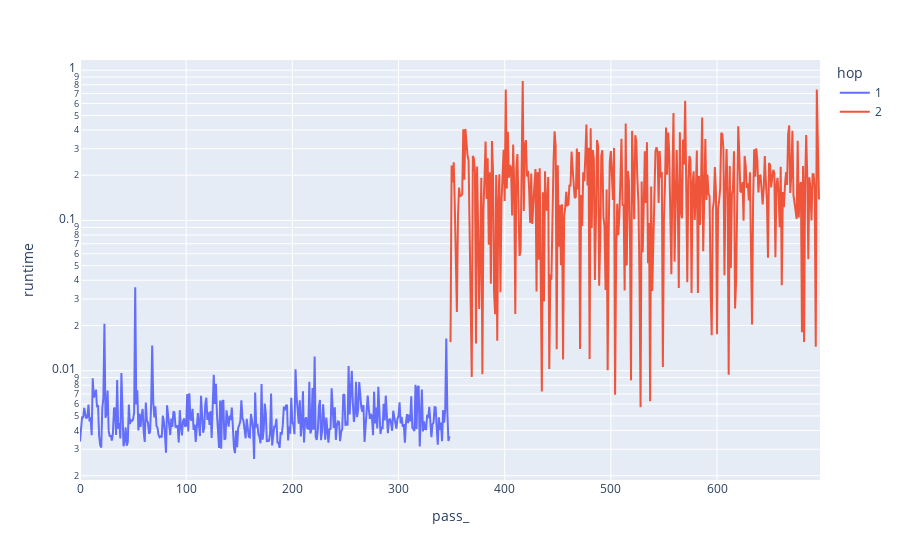

The notebook cell this image was saved under:
### Code cell
agglomerator.metrics.visualize(x='pass_', y='runtime', color='hop', log_y=True)

### Figure 1 — Plotly figure (JSON) as saved in the notebook; plotly's stock layout.template omitted (floating-point values rounded to 4 significant figures; data arrays with more than 128 entries replaced by an {"elided": "..."} marker saying what was removed)
{"data": [{"hovertemplate": "hop=1<br>pass_=%{x}<br>runtime=%{y}<extra></extra>", "legendgroup": "1", "line": {"color": "#636efa", "dash": "solid"}, "marker": {"symbol": "circle"}, "mode": "lines", "name": "1", "orientation": "v", "showlegend": true, "x": {"elided": "349 int values"}, "xaxis": "x", "y": {"elided": "349 float values"}, "yaxis": "y", "type": "scatter"}, {"hovertemplate": "hop=2<br>pass_=%{x}<br>runtime=%{y}<extra></extra>", "legendgroup": "2", "line": {"color": "#EF553B", "dash": "solid"}, "marker": {"symbol": "circle"}, "mode": "lines", "name": "2", "orientation": "v", "showlegend": true, "x": {"elided": "349 int values"}, "xaxis": "x", "y": {"elided": "349 float values"}, "yaxis": "y", "type": "scatter"}], "layout": {"xaxis": {"anchor": "y", "domain": [0.0, 1.0], "title": {"text": "pass_"}}, "yaxis": {"anchor": "x", "domain": [0.0, 1.0], "title": {"text": "runtime"}, "type": "log"}, "legend": {"title": {"text": "hop"}, "tracegroupgap": 0}, "margin": {"t": 60}}}
